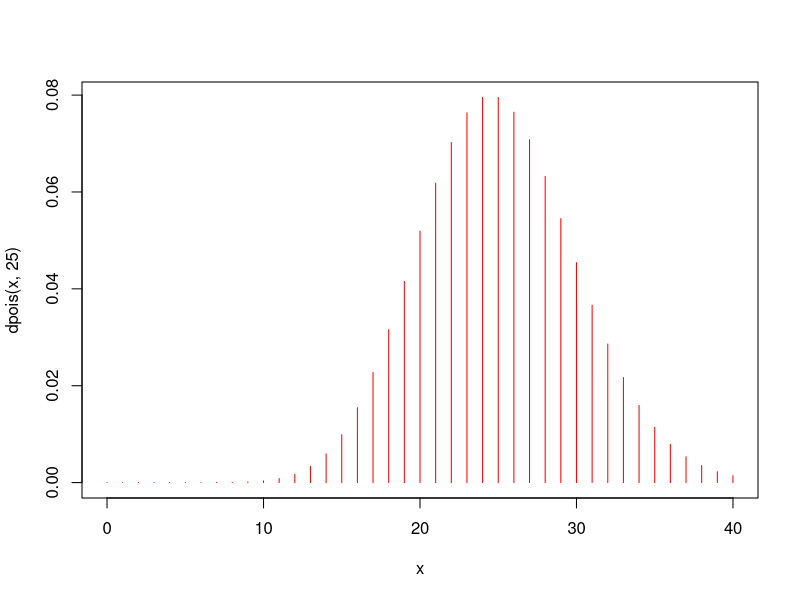
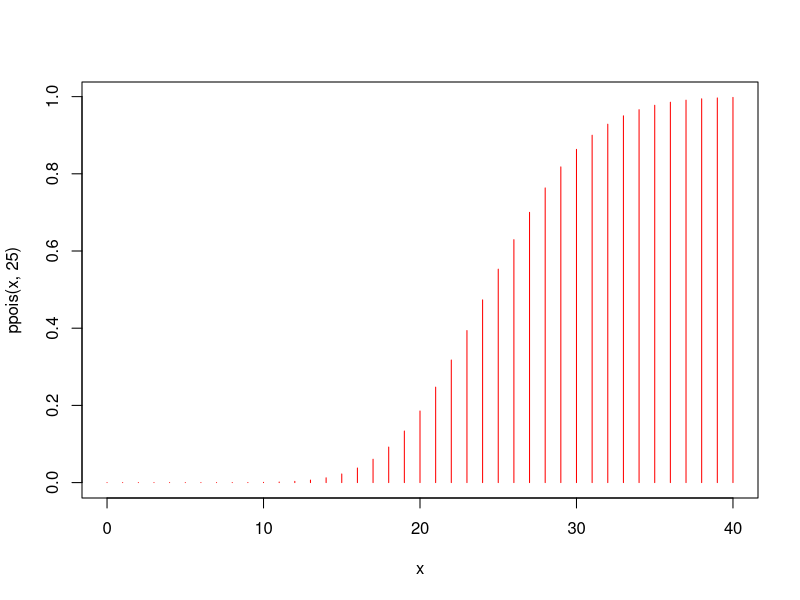
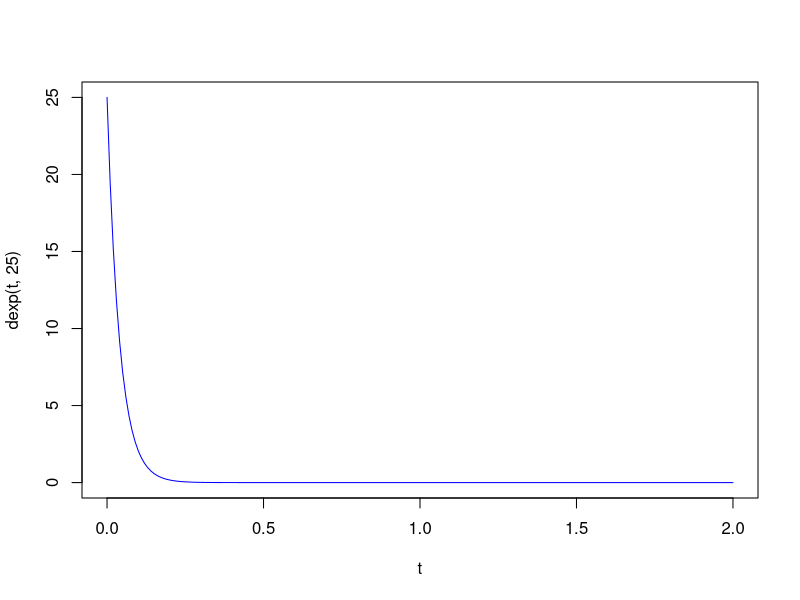
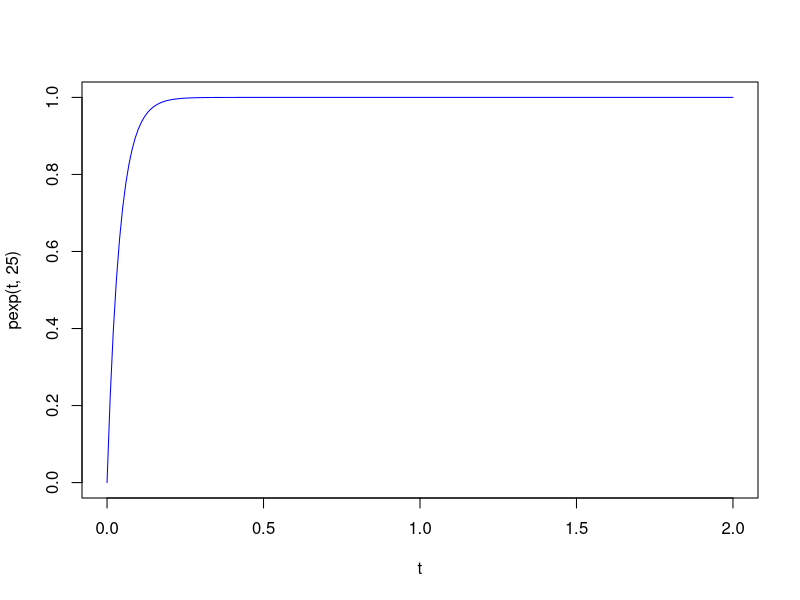

Source code (R) for these figures, in order:
## Problema 1
dpois(30,25)
exp(-25)*(25^30)/factorial(30)
x<-0:40
plot(x,dpois(x,25),type="h", col="red")

plot(x, ppois(x, 25),type="h", col="red")
ppois(25, 25)-ppois(19,25)

#####
t<- seq(0,2,0.01)
plot(t, dexp(t, 25), type="l", col="blue")
plot(t, pexp(t, 25), type="l", col="blue")

1-pexp(0.052, 25)

rexp(5,25)
mean(rexp(500000,25))
